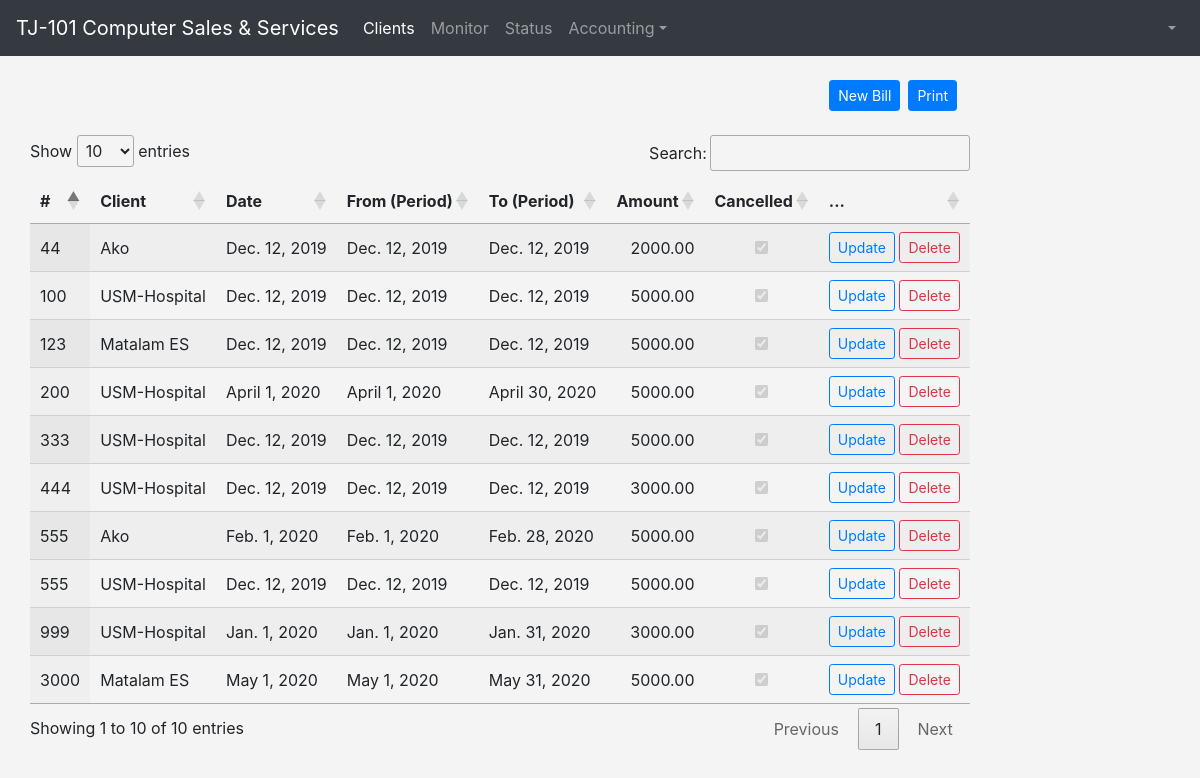
The app's page /collection/bills/, older data.
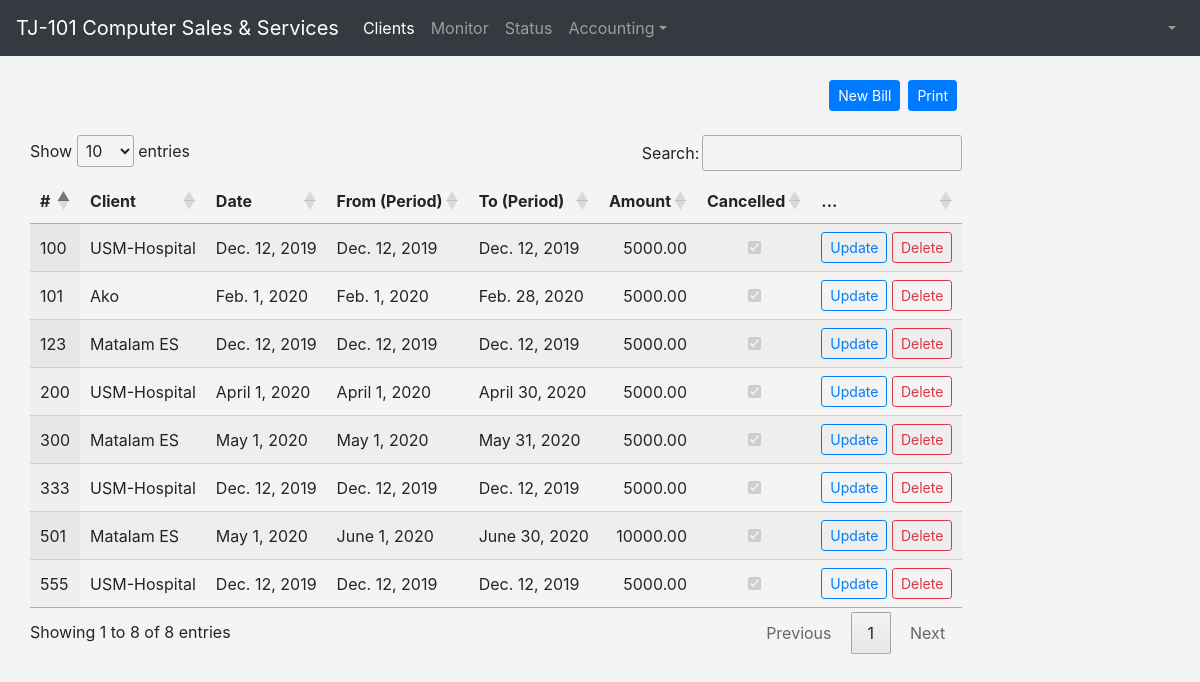
The same page, newer data.
### client/models.py (models this page shows, shortened)
class Bill(models.Model):
    bill_no = models.IntegerField()
    bill_date = models.DateField(auto_now=False)
    bill_period_01 = models.DateField(auto_now=False)
    bill_period_02 = models.DateField(auto_now=False)
    bill_amount = models.DecimalField(max_digits=15, decimal_places=2, default=0)
    bill_note  = models.CharField(max_length=254)
    bill_cancelled = models.BooleanField(default=False)
    client = models.ForeignKey(Client, on_delete=models.CASCADE, related_name='bills')
    updated_by = models.ForeignKey(User, on_delete=models.CASCADE, related_name='bill_users')
    class Meta:
        ordering = ['-bill_date']
        verbose_name = 'billing'
        verbose_name_plural = 'billings'

class Client(models.Model):
    client_no       = models.CharField(max_length=50)
    client_name     = models.CharField(max_length=150)
    client_address  = models.CharField(max_length=200)
    client_email    = models.CharField(max_length=100)
    client_registered = models.DateField(auto_now_add=False)
    client_active   = models.BooleanField(default=False)
    client_ip       = models.CharField(default="0.0.0.0", max_length=20)
    def __str__(self):
        return  self.client_name

### collection/views.py (the view)
# urls.py: path('bills/', views.bills, name='bills'),
def bills(request):
    bills = Bill.objects.all()
    return render(request, 'bills/bills.html', {'bills':bills})

### templates/bills/bills.html (shortened to what this page needs)
{% extends 'base/base.html' %}
{% load static %}
{% block content %}
    {% include 'base/navbar.html' %}
    <div class="container mt-4">
        <div class="row">
            <div class='col-10 float-right'>
                <button class='btn btn-sm btn-primary mx-2 float-right'>Print</button>
                <button class='btn btn-sm btn-primary float-right js-create-bills'
                    data-url="{% url 'collection:create_bill' %}">New Bill</button>
            </div>
        </div>
        <div class="row mt-4">
            <div class="">
                <div class="table-responsive">
                <table class="display" id="tbl_bills" width="100%" cellspacing="0">
                    <thead class="thead-light">
                        <tr>
                            <th>#</th>
                            <th>Client</th>
                            <th>Date</th>
                            <th>From (Period)</th>
                            <th>To (Period)</th>
                            <th>Amount</th>
                            <th>Cancelled</th>
                            <th>...</th>
                        </tr>
                    </thead>
                    <tbody>
                        {% include 'bills/bills_list.html' %}
                    </tbody>
                </table>
            </div>
            </div>
        </div>
    </div>
{% endblock content %}

### templates/base/base.html (shortened to what this page needs)
{% load static %}
<!doctype html>
<html lang="en">
  <head>
    <link rel="stylesheet" href="https://stackpath.bootstrapcdn.com/bootstrap/4.4.1/css/bootstrap.min.css">
    <link rel="stylesheet" type="text/css" href="https://cdn.datatables.net/1.10.21/css/jquery.dataTables.css">
    <link rel="stylesheet" href="{% static 'css/style.css' %}" />
  </head>
  <body>
    {% block content %}
    {% endblock content %}
  </body>
</html>

### templates/base/navbar.html (shortened to what this page needs)
<nav class="sb-topnav navbar navbar-expand navbar-dark bg-dark">
    <a class="navbar-brand" href="{% url 'client:clients' %}">TJ-101 Computer Sales & Services</a>
    <div class="collapse navbar-collapse" id="navbarNavAltMarkup">
      <div class="navbar-nav">
        <a class="nav-item nav-link active" href="{% url 'client:clients' %}">Clients <span class="sr-only">(current)</span></a>
        <a class="nav-item nav-link" href="{% url 'client:monitor_client' %}">Monitor</a>
        <a class="nav-item nav-link" href="{% url 'client:statuses' %}">Status</a>
        {% include 'base/navbar-accounting.html' %}
      </div>
    </div>
    {% include 'base/navbar-user.html' %}
</nav>

### templates/base/navbar-accounting.html (shortened to what this page needs)
<ul class="navbar-nav ml-auto ml-md-0">
    <li class="nav-item dropdown">
        <a class="nav-link dropdown-toggle" id="userDropdown" href="#" role="button" data-toggle="dropdown" aria-haspopup="true" aria-expanded="false">Accounting</a>
    </li>
  </ul>

### templates/base/navbar-user.html (shortened to what this page needs)
<ul class="navbar-nav ml-auto ml-md-0">
    <li class="nav-item dropdown">
        <a class="nav-link dropdown-toggle" id="userDropdown" href="#" role="button" data-toggle="dropdown" aria-haspopup="true" aria-expanded="false">{{user.username}}</a>
    </li>
  </ul>

### templates/bills/bills_list.html (shortened to what this page needs)
{% for bill in bills %}
    <tr>
        <td>{{bill.bill_no}}</td>
        <td>{{bill.client}}</td>
        <td>{{bill.bill_date}}</td>
        <td>{{bill.bill_period_01}}</td>
        <td>{{bill.bill_period_02}}</td>
        <td class="dt-body-right">{{bill.bill_amount}}</td>
        <td class="dt-body-center custom-checkbox">{{bill.bill_cancelled}}</td>
        <td>
            <button class="btn btn-outline-primary btn-sm js-update-bill" data-url="{% url 'collection:update_bill' bill.pk %}">
                Update
            </button>
            <button type="button"
                class="btn btn-outline-danger btn-sm js-delete-bill"
                data-url="{% url 'collection:delete_bill' bill.pk %}">
                 Delete
            </button>
        </td>
    </tr>
{% empty %}
    <tr>
        <td colspan="7" class="text-center bg-warning">No bills</td>
    </tr>
{% endfor %}

### static/css/style.css (style rules this page uses)
body { background-color: #f4f4f4; }

Row changes from the older to the newer data that the page shows:
removed Bill: bill_no "999", client "USM-Hospital", bill_date "Jan. 1, 2020", bill_period_01 "Jan. 1, 2020", bill_period_02 "Jan. 31, 2020", bill_amount "3000.00"
removed Bill: bill_no "44", client "Ako", bill_date "Dec. 12, 2019", bill_period_01 "Dec. 12, 2019", bill_period_02 "Dec. 12, 2019", bill_amount "2000.00"
removed Bill: bill_no "444", client "USM-Hospital", bill_date "Dec. 12, 2019", bill_period_01 "Dec. 12, 2019", bill_period_02 "Dec. 12, 2019", bill_amount "3000.00"
changed Bill "May 31, 2020": bill_no "3000" → "300"
added Bill: bill_no "501", client "Matalam ES", bill_date "May 1, 2020", bill_period_01 "June 1, 2020", bill_period_02 "June 30, 2020", bill_amount "10000.00"
changed Bill "Feb. 1, 2020": bill_no "555" → "101"
Text that changed along with them:
text written by a page script: "Show entries Search: Showing 1 to 10 of 10 entries Previous 1 Next" → "Show entries Search: Showing 1 to 8 of 8 entries Previous 1 Next"
